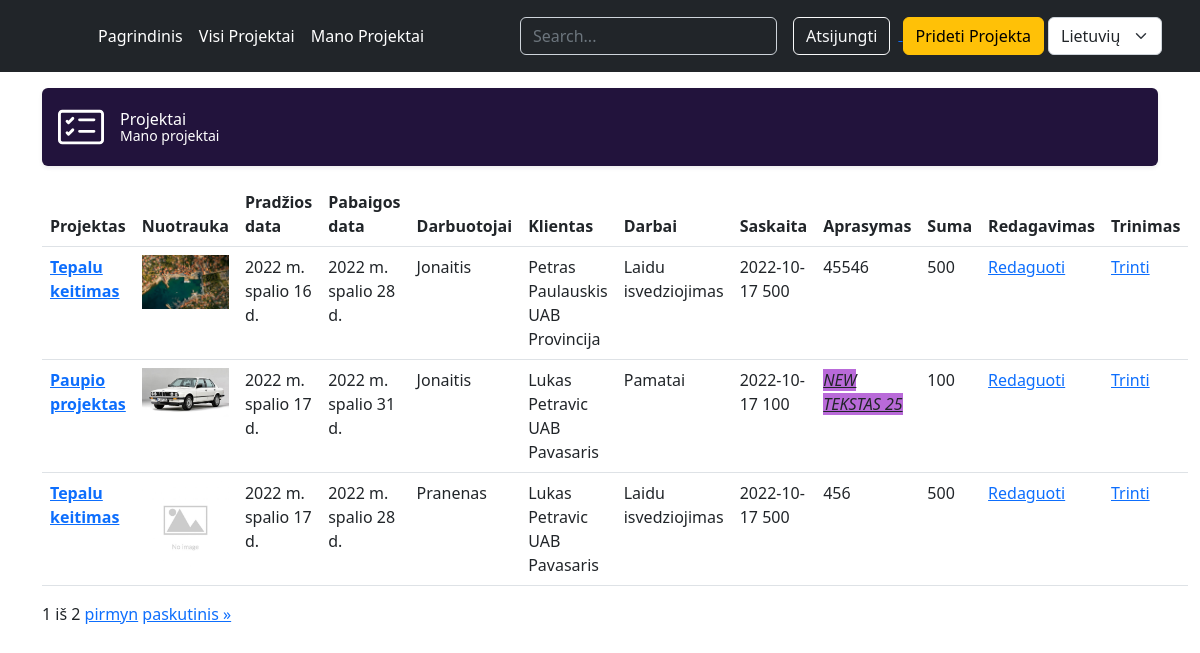
The page /user-project/ (signed in) on the database as committed earlier.
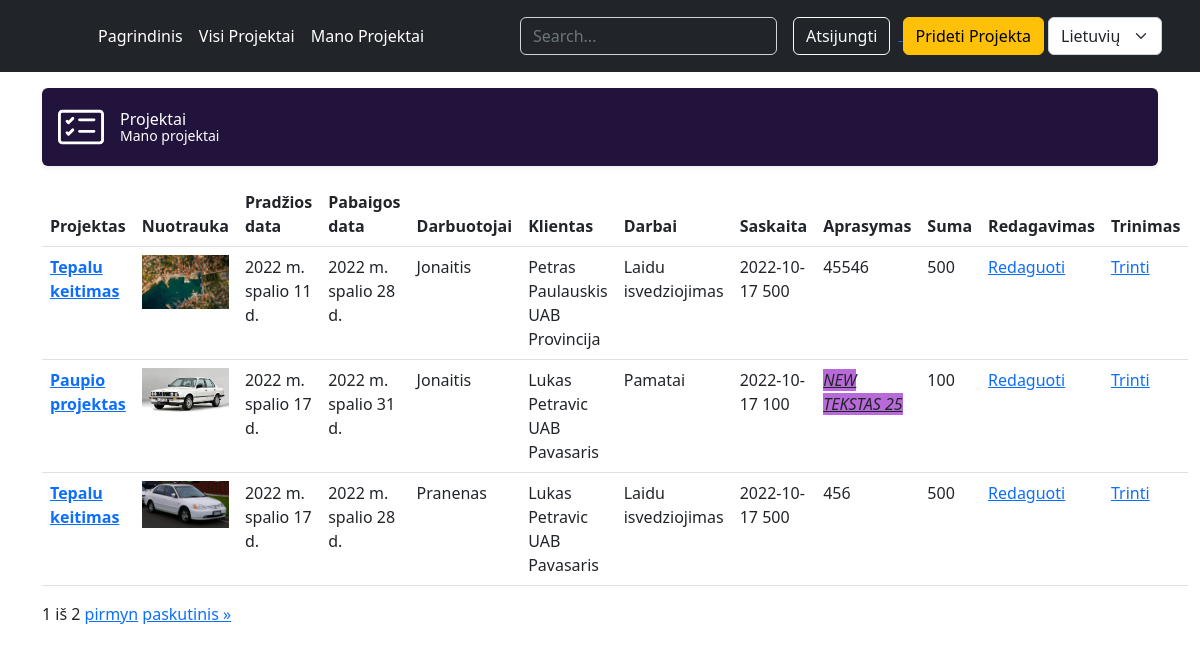
The same page on the database as committed later.
### projektai/models.py (models this page shows, shortened)
class Projektas(models.Model):
    pavadinimas = models.CharField(_('Pavadinimas'), max_length=20)
    pradzios_data=models.DateField(_("Pradžios data"))
    pabaigos_data = models.DateField(_("Pabaigos data"))
    klientas_id = models.ForeignKey('Klientas',on_delete=models.SET_NULL,null=True)
    vadovas_user= models.ForeignKey(User,on_delete=models.SET_NULL,null=True)
    darbuotojas_id = models.ForeignKey("Darbuotojas",on_delete=models.SET_NULL,null=True)
    darbas_id = models.ForeignKey("Darbas",on_delete=models.SET_NULL,null=True)
    saskaita_id = models.ForeignKey("Saskaita",on_delete=models.SET_NULL,null=True)
    nuotrauka = models.ImageField(_('Viršelis'), upload_to='projekto_virseliai', null=True)
    aprasymas = HTMLField(_('Aprasymas'), null=True)
    class Meta:
        verbose_name = _("Projektas")
        verbose_name_plural = _('Projektai')
        ordering = ['pradzios_data',]

class Darbuotojas(models.Model):
    vardas = models.CharField(_("Vardas"), max_length=20)
    pavarde = models.CharField(_("Pavardė"), max_length=20)
    pareigos = models.CharField(_("Pareigos"), max_length=20)
    class Meta:
        verbose_name = _("Darbuotojas")
        verbose_name_plural = _('Darbuotojai')

class Klientas(models.Model):
    vardas = models.CharField(_("Vardas"), max_length=20)
    pavarde = models.CharField(_("Pavardė"), max_length=20)
    imone = models.CharField(_("Įmonė"), max_length=20)
    kontaktai = models.TextField(_("Kontaktai"), max_length=500)
    class Meta:
        verbose_name = _("Klientas")
        verbose_name_plural = _('Klientai')
    def __str__(self):
        return f"{self.vardas} {self.pavarde} {self.imone}"

class Darbas(models.Model):
    pavadinimas = models.CharField(_("Pavadinimas"), max_length=20)
    pastabos = models.CharField(_("Pastabos"), max_length=200)
    class Meta:
        verbose_name = _("Darbas")
        verbose_name_plural = _('Darbai')

class Saskaita(models.Model):
    israsymo_data = models.DateField(_("Išrašymo data"))
    suma = models.PositiveIntegerField(_("Suma"))
    class Meta:
        verbose_name = _("Saskaita")
        verbose_name_plural = _('Saskaitos')
    def __str__(self):
        return f"{self.israsymo_data} {self.suma} "

### projektai/views.py (the view)
# urls.py: path('user-project/', views.UserProjektasListView.as_view(), name='user-projektai'),
class UserProjektasListView(LoginRequiredMixin, generic.ListView):
    model = Projektas
    template_name = 'user_projektai.html'
    paginate_by = 3
    def get_queryset(self):
        return Projektas.objects.filter(vadovas_user=self.request.user)

### templates/user_projektai.html (shortened to what this page needs)
{% extends 'base.html' %}
{% block content %}
{% load i18n %}
<div class="d-flex align-items-center p-3 my-3 text-white bg-purple rounded shadow-sm">
    <div class="lh-1">
      <h1 class="h6 mb-0 text-white lh-1">Projektai</h1>
      <small>Mano projektai</small>
    </div>
  </div>
<table class="table table-hover">
  <thead>
    <tr>
      <th scope="col">Projektas</th>
      <th scope="col">Nuotrauka</th>
      <th scope="col">Pradžios data</th>
      <th scope="col">Pabaigos data</th>
      <th scope="col">Darbuotojai</th>
      <th scope="col">Klientas</th>
      <th scope="col">Darbai</th>
      <th scope="col">Saskaita</th>
      <th scope="col">Aprasymas</th>
      <th scope="col">Suma</th>
      <th scope="col">Redagavimas</th>
      <th scope="col">Trinimas</th>
    </tr>
  </thead>
  <tbody>
  {% load static %}
  {% if projektas_list %}
  {% for projektas in projektas_list %}
    <tr>
      <th scope="row"><a href="{% url 'projektas' projektas.id %}">{{projektas.pavadinimas}}</a></th>
      {% if projektas.nuotrauka %}
              <th><img src="{{ projektas.nuotrauka.url }}" class="card-img-top"></th>
            {% else %}
             <th> <img src="{% static 'no-image.jpg' %}" class="card-img-top"></th>
            {% endif %}
      <td>{{projektas.pradzios_data}}</td>
      <td>{{projektas.pabaigos_data}}</td>
      <td>{{projektas.darbuotojas_id.pavarde}}</td>
      <td>{{projektas.klientas_id}}</td>
      <td>{{projektas.darbas_id.pavadinimas}}</td>
      <td>{{projektas.saskaita_id}}</td>
        <td>{{projektas.aprasymas | safe}}</td>
        <td>{{projektas.saskaita_id.suma}}</td>
        <td><a href="{% url 'user-projektai-update' projektas.id  %}"> Redaguoti</a></td>
        <td><a href="{% url 'user-projektai-delete' projektas.id  %}"> Trinti</a></td>
    </tr>
{% endfor %}
  {% else %}
  <p>Siuo metu neturite projektu</p>
  {% endif %}
  </tbody>
</table>
  <div class="pagination">
    <span class="step-links">
        <span class="current">
            {{ page_obj.number }} iš {{ page_obj.paginator.num_pages }}
        </span>
        {% if page_obj.has_next %}
            <a href="?page={{ page_obj.next_page_number }}">pirmyn</a>
            <a href="?page={{ page_obj.paginator.num_pages }}">paskutinis &raquo;</a>
        {% endif %}
    </span>
</div>
{% endblock %}

### templates/base.html (shortened to what this page needs)
<!DOCTYPE html>
<html lang="en">
<head>
  {% load i18n %}
  {% load static %}
<link href="https://cdn.jsdelivr.net/npm/bootstrap@5.2.2/dist/css/bootstrap.min.css" rel="stylesheet">
  <link rel="stylesheet" href="{% static 'css/style.css' %}">
     <link rel="stylesheet" href="{% static 'css/cover.css' %}">
</head>
<header class="p-3 text-bg-dark">
    <div class="container">
      <div class="d-flex flex-wrap align-items-center justify-content-center justify-content-lg-start">
        <a href="/" class="d-flex align-items-center mb-2 mb-lg-0 text-white text-decoration-none">
          <svg class="bi me-2" width="40" height="32" role="img" aria-label="Bootstrap"><use xlink:href="#bootstrap"/></svg>
        </a>
        <ul class="nav col-12 col-lg-auto me-lg-auto mb-2 justify-content-center mb-md-0">
          <li><a href="{% url 'index' %}" class="nav-link px-2 text-white">{% trans "Pagrindinis" %}</a></li>
          <li><a href="{% url 'projektai' %}" class="nav-link px-2 text-white">{% trans "Visi Projektai" %}</a></li>
            {% if user.is_authenticated %}
          <li><a href="{% url 'user-projektai' %}" class="nav-link px-2 text-white">{% trans "Mano Projektai" %}</a></li>
            {% endif %}
        </ul>
        <form class="col-12 col-lg-auto mb-3 mb-lg-0 me-lg-3" role="search" action="{% url 'search' %}" method="get">
          <input name="query" type="search" class="form-control form-control-dark text-bg-dark" placeholder="Search..." aria-label="Search">
        </form>
        <div class="text-end">
          {% if user.is_authenticated %}
      <a href="{% url 'logout' %}"> <button type="button" class="btn btn-outline-light me-2">{% trans "Atsijungti" %}</button> </a>
             <a href="{% url 'add-listing' %}"> <button type="button" class="btn btn-warning">{% trans "Prideti Projekta" %}</button> </a>
          {% else%}
           <a href="{% url 'login' %}"> <button type="button" class="btn btn-outline-light me-2">{% trans "Prisijungti" %}</button> </a>
{% endif %}
        </div>
      <form action="{% url 'set_language' %}" method="post">
        <select class=" ms-1 form-select" aria-label="Default select example" name="language" onchange="this.form.submit()">
          {% load static %}
          {% get_current_language as LANGUAGE_CODE %}
          {% get_available_languages as LANGUAGES %}
          {% for lang in LANGUAGES %}
          <option style="background-image: url({% static 'img/lt.png' %});" value="{{ lang.0 }}" {% if lang.0 == LANGUAGE_CODE %} selected="selected" {% endif %}>
            {{ lang.1 }}
          </option>
          {% endfor %}
        </select>
      </form>
      </div>
    </div>
  </header>
<body>
<div class="container ">
{% block content %}{% endblock %}
</div>
</body>
</html>

### projektai/static/css/style.css (style rules this page uses)
html, body { overflow-x: hidden; }
.bg-purple { background-color: #22133c; }
.bi { vertical-align: -.125em; fill: currentColor; }

Rows that differ between the two databases and show on the page:
removed Projektas: pavadinimas "Tepalu keitimas", pradzios_data "2022 m. spalio 17 d.", pabaigos_data "2022 m. spalio 28 d.", darbuotojas_id.pavarde "Pranenas", klientas_id "Lukas Petravic UAB Pavasaris", darbas_id.pavadinimas "Laidu isvedziojimas", saskaita_id "2022-10-17 500", aprasymas "456", saskaita_id.suma "500"
changed Projektas "Petras Paulauskis UAB Provincija": pradzios_data "2022 m. spalio 16 d." → "2022 m. spalio 11 d."
now on this page (row unchanged): Projektas: pavadinimas "Tepalu keitimas", nuotrauka (picture), pradzios_data "2022 m. spalio 17 d.", pabaigos_data "2022 m. spalio 28 d.", darbuotojas_id.pavarde "Pranenas", klientas_id "Lukas Petravic UAB Pavasaris", darbas_id.pavadinimas "Laidu isvedziojimas", saskaita_id "2022-10-17 500", aprasymas "456", saskaita_id.suma "500"
